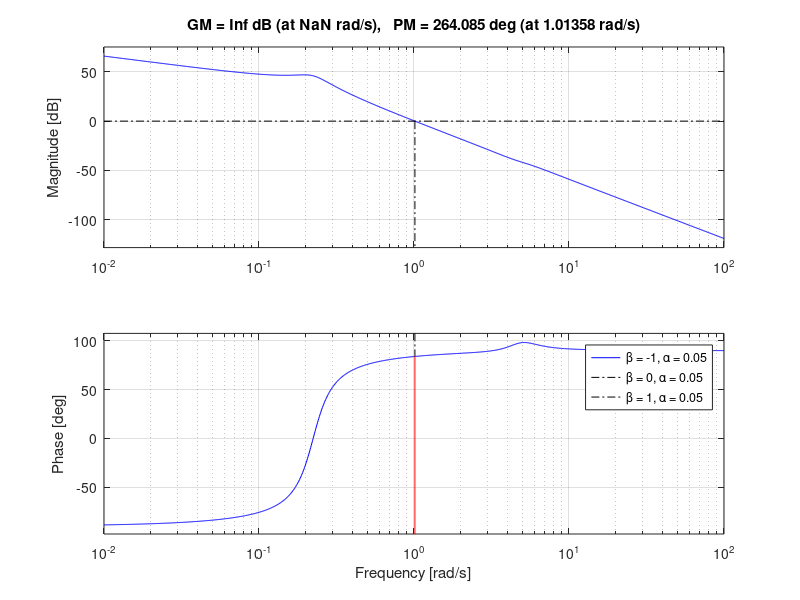
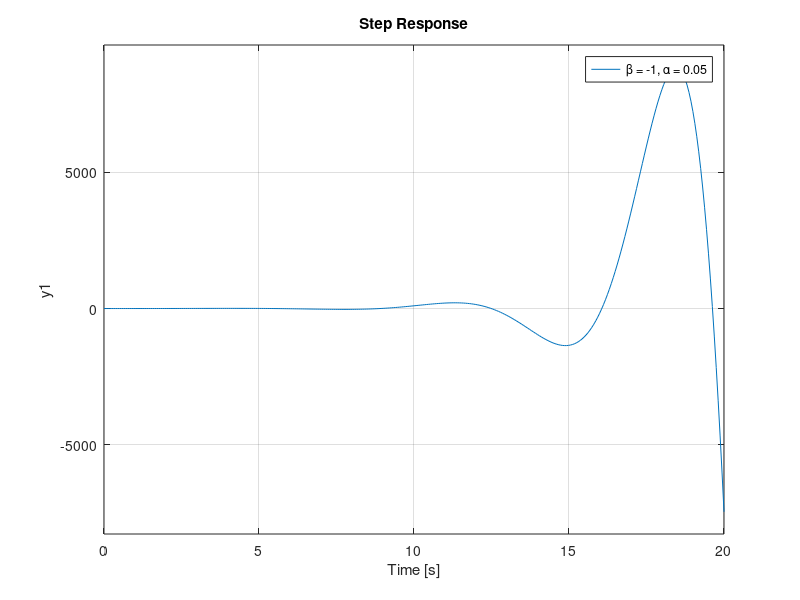
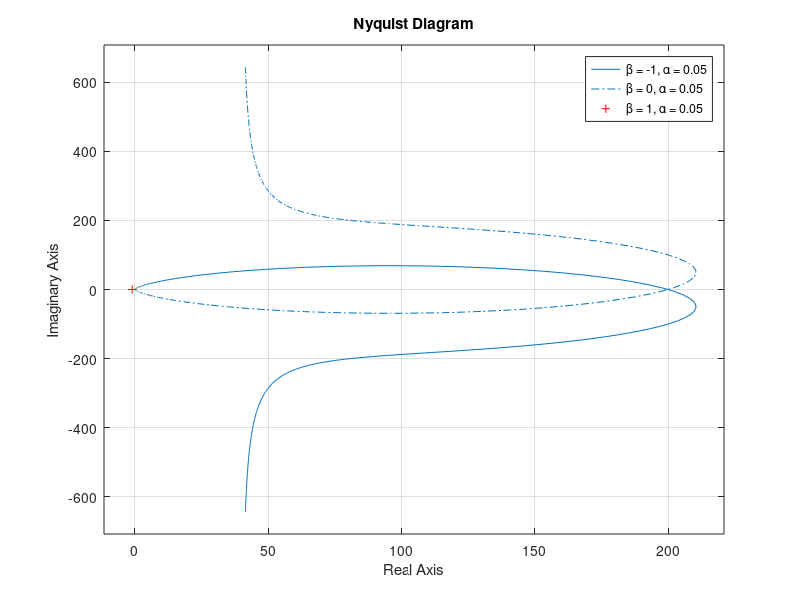

These charts were generated, in order, by the following MATLAB code: (Note: this script raises an error after producing the figures.)
% Integrator action

clear;
% for alpha = 0.045:0.010:0.055
for beta = 0:0
    
    % Ka = 1;
    % Kb = tf([1.3 1],[1 1.3]);
    % Kc = 1;
    wc = 1;
%     Ka = 1;
    
%% Lead compensator
    lead = 55;
    lead_coeff = tand(0.5*(90+lead));
    Kb = lead_coeff*tf([1 wc/lead_coeff],[1 wc*lead_coeff]) ;
    Kb = 1;
    
%% Lag compensator  
%     wc = 5/10;
%     lag = 10;
%     lag_coeff = tand(0.5*(90+lag));
%     Kc =  1.2*(1/lag_coeff)*tf([1 wc*lag_coeff],[1 wc/lag_coeff]);
% %     Kc = 1;
% % %     Kc = tf([1],[1  0]);
% %     Kc = 1;
% %     Kc = 7;
% %     Kc = 1/(20.004*(1/1.0008 -1/sqrt(10))); %0.0732
% %       Kc = (1/0.0732)*tf([1  wc*0.0732],[1  wc/0.0732]);
% Kc = 0.0732;

%% Integrator
% wc = 10;
% T = 1/wc;
% Kc = tf([2],[T^2 2*T 1] );
Kc = tf([1],[1 0]);
%% Plant
    alpha = 0.05;
    % beta = 0;
    
    % first form the plant as a sum of G1 and G2
    G1 = tf([1],[1 -0.1 alpha]);
    G2 = tf([beta 0.1],[1 3 25]);
    
    G = G1+G2;
    
    OL = G*Kc*Kb;
    CL = feedback(G*Kc,Kb); %CLTF from output of Ka to y
    
    %% Precompensator
    % To meet requirements of 2
    dcgain = bode(CL,0);
    Ka  =1/dcgain;
%     Ka = 1;
%     Ka = 1/1.0008;
    
    CLref = CL*Ka; %this is CLTF from r to y
    
    hold on
    figure(1); margin(OL);legend('\beta = -1, \alpha = 0.05','\beta = 0, \alpha = 0.05','\beta = 1, \alpha = 0.05'); %gain and ph margins
    figure(2); step(CLref); legend('\beta = -1, \alpha = 0.05','\beta = 0, \alpha = 0.05','\beta = 1, \alpha = 0.05');%step response
    hold on
    figure(3);nyquist(OL);legend('\beta = -1, \alpha = 0.05','\beta = 0, \alpha = 0.05','\beta = 1, \alpha = 0.05');
    
    %% Internal Stability
    
    % Show that magnitude of T remains below 1/delta
    T = tf([Kb*G],[Kb*G+1]);
    delta = tf([conv([beta +0.1],[1 0.1 + 0.05])],[1 3 25 0]);
    
    %     figure(4);bode(T,1/delta);legend('T','1/\Delta s')
    
    % Check S etc
    
    
    %% Precompensator
    %     %To meet requirements of 2
    %
    %     dcgain = bode(CL,0);
    %     Ka  =1/dcgain;
    %     hold on
    %     figure(5);step(Ka*CL);legend('\beta = -1, \alpha = 0.05','\beta = 0, \alpha = 0.05','\beta = 1, \alpha = 0.05');
    %
    
    % Looking at final value (SSE)
    t = 0:0.1:50;
    u = t;
    [y,t,x] = lsim(CLref,u,t);
    figure(6)
    hold on;
    plot(t,y,'y',t,u,'m')
    xlabel('Time (sec)')
    ylabel('Amplitude')
    title('Input-purple, Output-yellow')
    
    % Steady state error.
    % try adding some phase lag
    
    %eg 20 degrees--> alpha = 1.428
    %     Kc = (1/1.428)*tf([1 1.428],[1 1/1.428]);
    
    
    figure(7);pzmap(OL);hold on
    
%     %% *****Increasing line weight****
%     h = findobj(gcf,'type','line');
%     set(h,'linewidth',2);
%     grid on
%     %************************************
end
% end